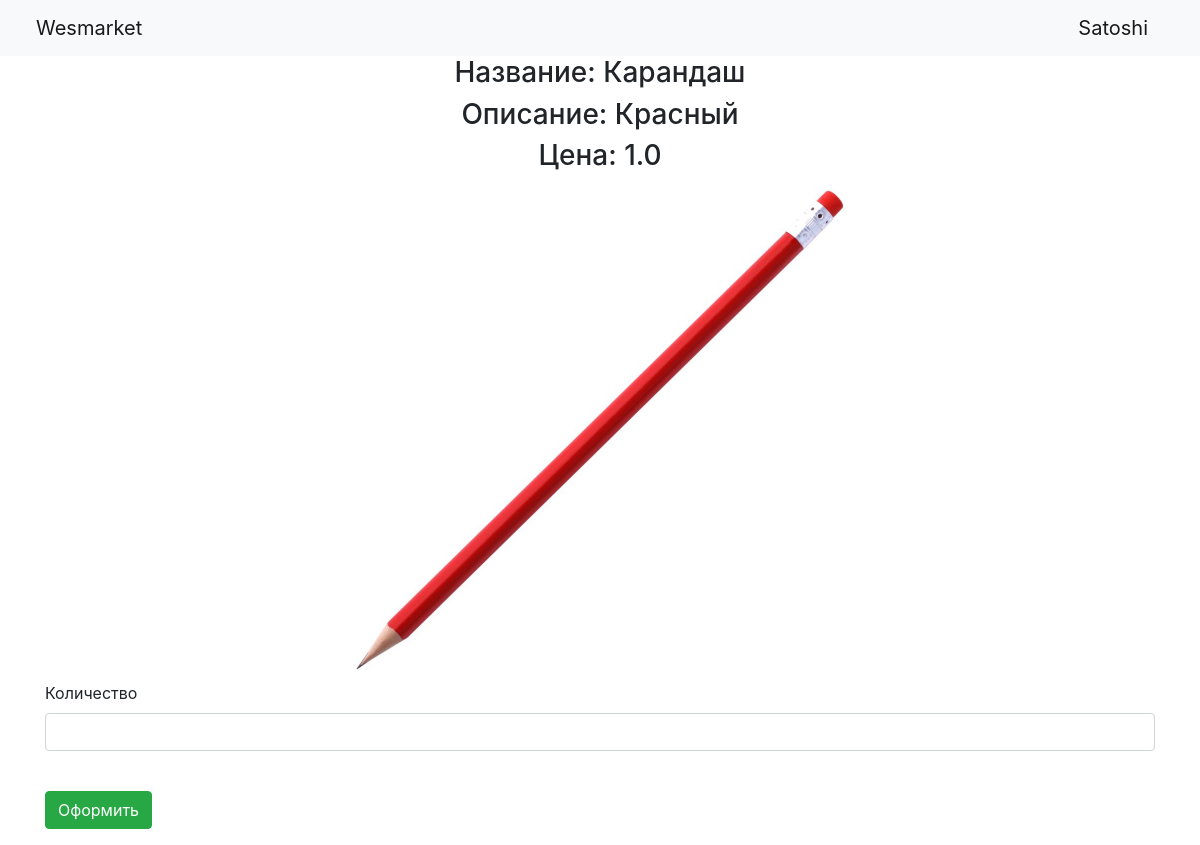
The page /buy/1 (signed in) on the database as committed earlier.
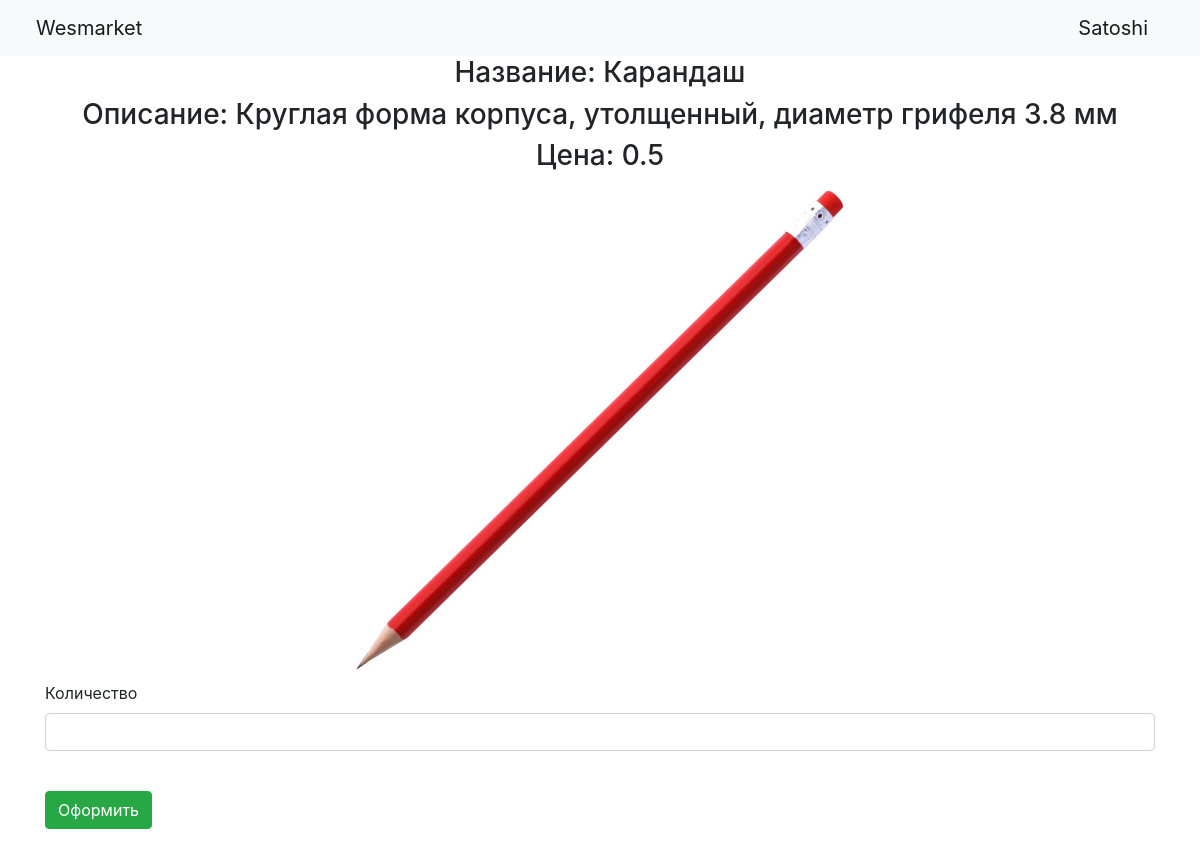
The same page on the database as committed later.
### data/users.py (models this page shows, shortened)
class User(SqlAlchemyBase, UserMixin, SerializerMixin):
    __tablename__ = 'user'
    id = sqlalchemy.Column(sqlalchemy.Integer,
                           primary_key=True, autoincrement=True)
    surname = sqlalchemy.Column(sqlalchemy.String, nullable=True)
    name = sqlalchemy.Column(sqlalchemy.String, nullable=True)
    age = sqlalchemy.Column(sqlalchemy.Integer, nullable=True)
    address = sqlalchemy.Column(sqlalchemy.String, nullable=True)
    email = sqlalchemy.Column(sqlalchemy.String, unique=True, nullable=True, index=True)
    moder = sqlalchemy.Column(sqlalchemy.Boolean, nullable=True, default=0)
    hashed_password = sqlalchemy.Column(sqlalchemy.String, nullable=True, index=True)
    orders = orm.relation("Orders", back_populates='user')

### data/items.py (models this page shows, shortened)
class Item(SqlAlchemyBase, SerializerMixin):
    __tablename__ = 'item'
    id = sqlalchemy.Column(sqlalchemy.Integer, primary_key=True, autoincrement=True)
    name = sqlalchemy.Column(sqlalchemy.String, nullable=True)
    description = sqlalchemy.Column(sqlalchemy.String, nullable=True)
    price = sqlalchemy.Column(sqlalchemy.Float, nullable=True)
    img = sqlalchemy.Column(sqlalchemy.String, nullable=True)
    quantity = sqlalchemy.Column(sqlalchemy.Integer, nullable=True)

### main.py (the view, shortened to what this page needs)
@app.route('/buy/<int:id>', methods=['GET', 'POST'])
@login_required
def make_order(id):
    form = OrderForm()
    a = db_sess.query(Item).get(id)
    return render_template('New_order.html', title='Оформление', item=a,
                           form=form)

### data/orders.py
class OrderForm(FlaskForm, SerializerMixin):
    quantity = IntegerField('Количество')
    submit = SubmitField('Оформить')

### main.py (called while the page is built)
@login_manager.user_loader
def load_user(user_id):
    return db_sess.query(User).get(user_id)

### templates/new_order.html (shortened to what this page needs)
{% extends "base.html" %}
{% block content %}
<div align="center">
    <h3>Название: {{ item.name }}</h3>
    <h3>Описание: {{ item.description }}</h3>
    <h3>Цена: {{ item.price }}</h3>
    <img src="/static/img/{{ item.img }}" width="500">
    </div>
<form action="" method="post">
    <p>
        {{ form.quantity.label }}<br>
        {{ form.quantity(class="form-control") }}<br>
    </p>
    <p>{{ form.submit(type="submit", class="btn btn-success") }}</p>
</form>
{% endblock %}

### templates/base.html (shortened to what this page needs)
<!doctype html>
<html lang="en">
<head>
    <link rel="stylesheet"
          href="https://stackpath.bootstrapcdn.com/bootstrap/4.4.1/css/bootstrap.min.css"
>
</head>
<body>
<header>
    <nav class="navbar navbar-light bg-light">
        <a class="navbar-brand" href="/">&#12288Wesmarket</a>
        {% if current_user.is_authenticated %}
            <div class="dropdown">
                <a class="navbar-brand" type="button" id="dropdownMenuButton1" data-bs-toggle="dropdown" aria-expanded="false">
                    {{ current_user.name }}&#12288
                </a>
            </div>
    {% else %}
    <p>
        <a class="btn btn-primary " href="/register">Зарегистрироваться</a>
        <a class="btn btn-success" href="/login">Войти</a>
    </p>
    {% endif %}
    </nav>
</header>
<main role="main" class="container">
    {% block content %}
    {% endblock %}
</main>
</body>
</html>

Rows that differ between the two databases and show on the page:
changed Item "Карандаш": description "Красный" → "Круглая форма корпуса, утолщенный, диаметр грифеля 3.8 мм"; price "1.0" → "0.5"
